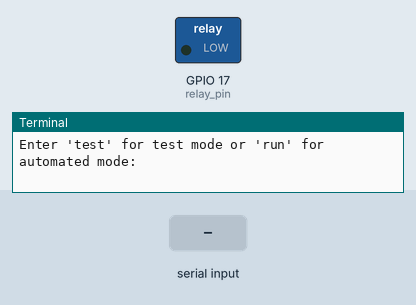
Bench run of a program on a simulated Raspberry Pi (BCM pin numbers). Shown: switched loads named in the program (green lamp = pin HIGH), the last lines printed to the terminal. The inputs (shaded band) are chosen by the test bench. The clock reads 2024-03-15 10:24:30 at power-on unless the program sets it.

Above: at 1.2 s.
1.3 s: "run" typed at the terminal, then Enter
At 2.3 s:
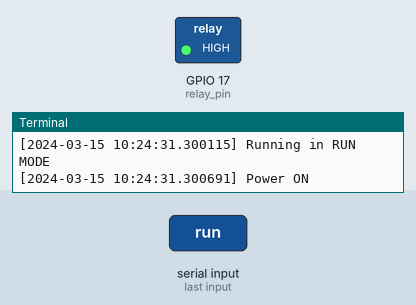
Timing chart, 0 to 4.3 s (numbered marks = the images above; inputs shaded):
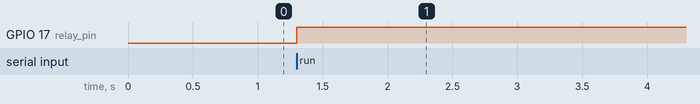

Measured:
- after the input at 1.3 s, GPIO 17 (relay_pin): LOW → HIGH at once

The program:

LightController.py
```python
import RPi.GPIO as GPIO
import time
from datetime import datetime

# GPIO pin configuration
relay_pin = 17  # Use GPIO pin 17

# Setup GPIO
GPIO.setmode(GPIO.BCM)
GPIO.setup(relay_pin, GPIO.OUT)

# Function to turn on the power
def power_on():
    GPIO.output(relay_pin, GPIO.HIGH)
    print(f"[{datetime.now()}] Power ON")

# Function to turn off the power
def power_off():
    GPIO.output(relay_pin, GPIO.LOW)
    print(f"[{datetime.now()}] Power OFF")

# Function to determine if power should be ON
def should_turn_on(hour):
    # Lights ON between 9:00 to 18:00 and 21:00 to 6:00
    if (9 <= hour < 18) or (21 <= hour or hour < 6):
        return True
    return False

# Test Mode: Interactive on/off control
def test_mode():
    print(f"[{datetime.now()}] Running in TEST MODE")
    try:
        while True:
            command = input("Type 'on' to turn on, 'off' to turn off, or 'exit' to quit: ").strip().lower()
            if command == "on":
                power_on()
            elif command == "off":
                power_off()
            elif command == "exit":
                print(f"[{datetime.now()}] Exiting TEST MODE")
                break
            else:
                print(f"[{datetime.now()}] Invalid command. Please type 'on', 'off', or 'exit'.")
    finally:
        GPIO.cleanup()

# Run Mode: Automated control based on time
def run_mode():
    print(f"[{datetime.now()}] Running in RUN MODE")
    try:
        while True:
            now = datetime.now()
            hour = now.hour

            # Determine if the lights should be ON or OFF
            if should_turn_on(hour):
                power_on()
            else:
                power_off()

            # Sleep for 1 minute before checking again
            time.sleep(60)
    finally:
        GPIO.cleanup()

# Main Function
if __name__ == "__main__":
    mode = input("Enter 'test' for test mode or 'run' for automated mode: ").strip().lower()
    if mode == "test":
        test_mode()
    elif mode == "run":
        run_mode()
    else:
        print(f"[{datetime.now()}] Invalid input. Please enter 'test' or 'run'.")
```
